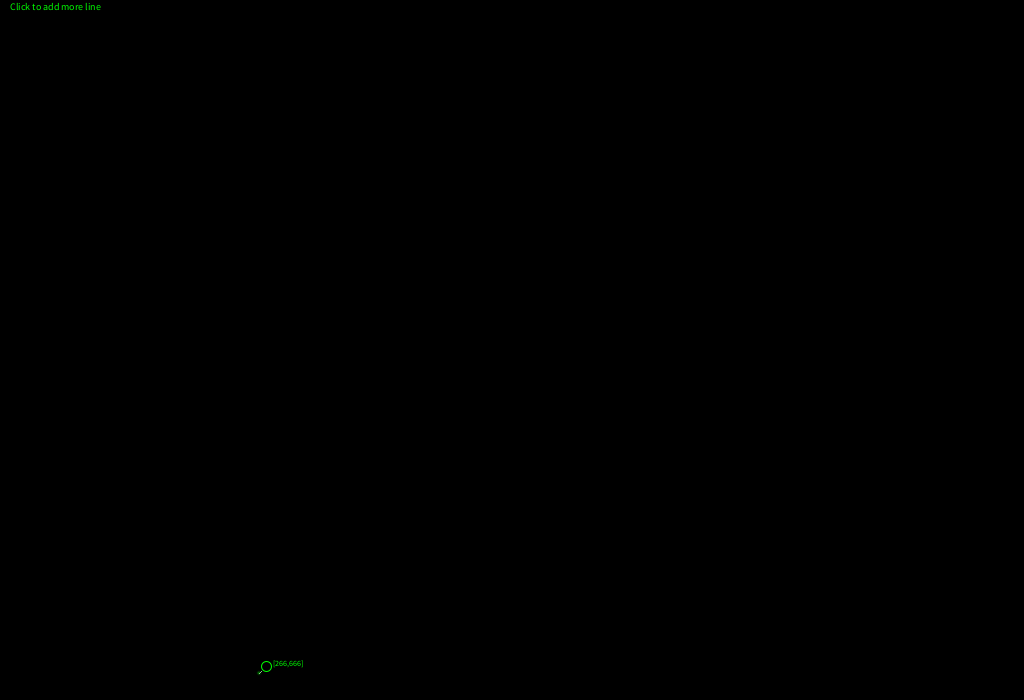
Frame 1 (no input)
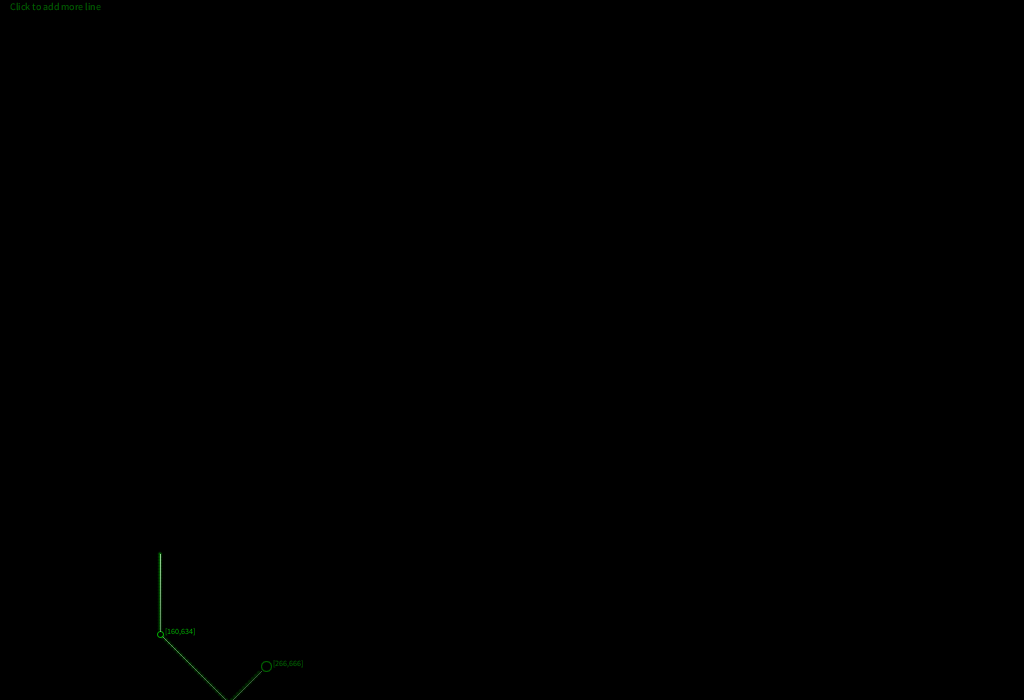
Frame 60 (the mouse pressed at the canvas centre just before this capture)
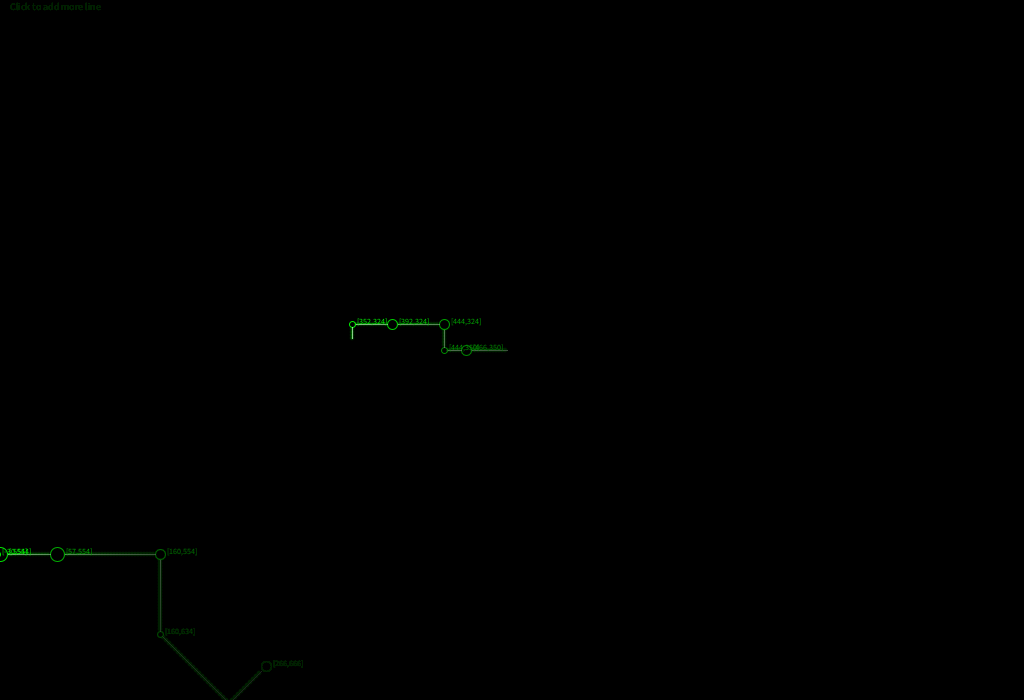
Frame 120 (the mouse held since frame 60 and released just before this capture)

The Processing sketch that drew these frames (run headless with seeded random() and noise(); from frame 60 on, the mouse is pressed at the canvas centre):

// Processing sketch: trom
// ── trom.pde

class Strait{
 
   int xDelta=0;
   int yDelta=0;
   int x;
   int y;
   int interval=0;
   int resetRandomIntervalMin = 5;
   int resetRandomIntervalMax = 50;
   int resetInterval = round(random(resetRandomIntervalMin,resetRandomIntervalMax));
   int r = 4;
   color lineColor = color(0,255,0);
   color aloLarge = color(0,255,0,20);
   color aloThin = color(0,255,0,80);
   color circleFill = color(0,0,0);
   color circleStroke = color(0,255,0);
   color textFill = color(0,255,0);
  
   Strait(){
       x = round(random(0,width));
       y = round(random(0,height));
       randomizeWay();
   }
   
   Strait(int _x, int _y){
       x = _x;
       y = _y;
       randomizeWay();
   }
   
   void randomizeWay(){
       int _xDelta, _yDelta;
       
       if(xDelta < 0) _xDelta = round(random(-1,0));
       else if (xDelta > 0) _xDelta = round(random(0,1));
       else _xDelta = round(random(-1,1));
       
       if(yDelta < 0) _yDelta = round(random(-1,0));
       else if (yDelta > 0) _yDelta = round(random(0,1));
       else _yDelta = round(random(-1,1));

       
       if(_xDelta == 0 && _yDelta == 0){
         randomizeWay();  
       }else{
         xDelta = _xDelta;
         yDelta = _yDelta;
         
         r = round(random(3,8));
         
         fill(circleFill);
         stroke(circleStroke);
         ellipse(x,y,r*2,r*2);
         
         fill(textFill);
         textSize(8);
         text("["+x+","+y+"]", x+r+2,y);
        
         x += xDelta*(r-1);
         y += yDelta*(r-1);
         
         
         
       }
       
       
   }
   
   void display(){
      
       if(interval == resetInterval){
          interval = 0;
          resetInterval = round(random(resetRandomIntervalMin,resetRandomIntervalMax));
          randomizeWay();
       }
       interval++;
      
     
      if( x < 0 || x > width){
         xDelta = -xDelta;
      }
      if( y < 0 || y > height){
         yDelta = -yDelta;
      }
      
      x += xDelta*3;
      y += yDelta*3;
      
      
      
      noStroke();
      fill(aloLarge);
      ellipse(x,y,5,5);
      
      fill(aloThin);
      ellipse(x,y,3,3);
      
      
      stroke(200,255,200);
      point(x,y);
      point(x-xDelta,y-yDelta);
      point(x-xDelta*2,y-yDelta*2);

   }
   
}

ArrayList straits = new ArrayList<Strait>();


float angle=0;

void setup(){
   frameRate(60);
  
   size(1024,700);
   background(0); 
   
   fill(0,255,0);
   textSize(10);
   text("Click to add more line", 10, 10);
   

   
   for(int i=0; i<1; i++){
      straits.add(new Strait());  
   }
   
}

void mousePressed(){
   straits.add(new Strait(mouseX, mouseY)); 
}

void mouseDragged(){
   straits.add(new Strait(mouseX, mouseY)); 
}


void draw(){
 
  
   noStroke();
   fill(0,0,0,4);
   rect(0,0,width,height);
   

   for(int i=0; i<straits.size(); i++){
      Strait s = (Strait)straits.get(i);
      s.display();
   }

}
